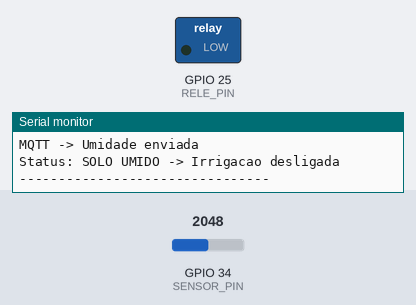
This sketch was run on a simulated ESP32. Shown: switched loads named in the sketch (green lamp = pin HIGH), the last lines printed to the serial monitor. Inputs (shaded band) come from the test bench; at power-on: GPIO 34 (SENSOR_PIN) = 2048. WiFi joins after 1.5 s; servers stay silent unless stated; random numbers use the default seed unless the sketch sets one; no MQTT or app messages arrive unless stated.

Above: at 4.7 s.
4.8 s: GPIO 34 (SENSOR_PIN) set to 1974
At 7.6 s:
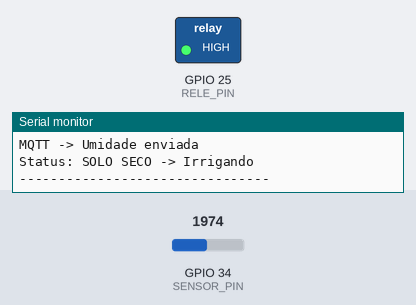
8.6 s: GPIO 34 (SENSOR_PIN) set to 2040
At 10.1 s:
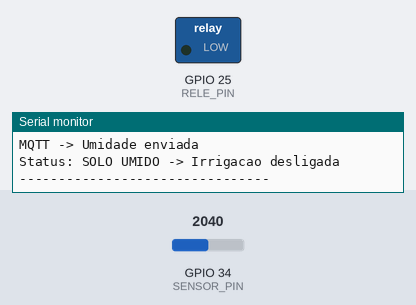
12.4 s: GPIO 34 (SENSOR_PIN) set to 1960
At 13.7 s:
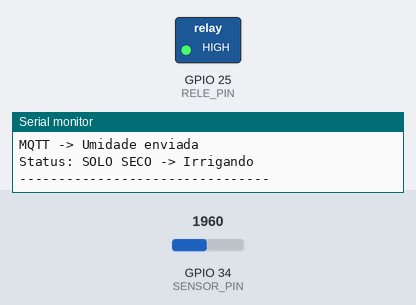
Timing chart, 0 to 15.4 s (numbered marks = the images above; inputs shaded):
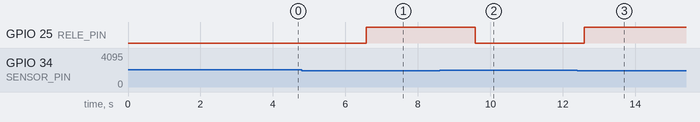

The sketch:

sketch.ino
```cpp
#include <WiFi.h>
#include <PubSubClient.h>

#define SENSOR_PIN 34
#define RELE_PIN 25

// =====================
// CONFIGURAÇÃO WIFI
// =====================
const char* ssid = "Wokwi-GUEST";
const char* password = "";

// =====================
// CONFIGURAÇÃO MQTT
// =====================
const char* mqtt_server = "broker.emqx.io";
const int mqtt_port = 1883;

WiFiClient espClient;
PubSubClient client(espClient);

int valorUmidade = 0;

// =====================
// CONEXÃO WIFI
// =====================
void setupWifi() {

  Serial.println("Conectando ao WiFi...");

  WiFi.begin(ssid, password);

  while (WiFi.status() != WL_CONNECTED) {
    delay(500);
    Serial.print(".");
  }

  Serial.println();
  Serial.println("================================");
  Serial.println("WiFi conectado!");
  Serial.print("IP: ");
  Serial.println(WiFi.localIP());
  Serial.println("================================");
}

// =====================
// CONEXÃO MQTT
// =====================
void reconnectMQTT() {

  while (!client.connected()) {

    Serial.println("Conectando ao Broker MQTT...");

    String clientId = "ESP32-Irrigacao-";
    clientId += String(random(1000));

    if (client.connect(clientId.c_str())) {

      Serial.println("MQTT conectado com sucesso!");
      Serial.println("================================");

    } else {

      Serial.print("Falha MQTT. Codigo: ");
      Serial.println(client.state());

      Serial.println("Tentando novamente em 2 segundos...");
      delay(2000);
    }
  }
}

// =====================
// SETUP
// =====================
void setup() {

  Serial.begin(115200);
  delay(2000);

  pinMode(RELE_PIN, OUTPUT);

  Serial.println("================================");
  Serial.println("Sistema de Irrigacao Inteligente");
  Serial.println("================================");

  setupWifi();

  client.setServer(mqtt_server, mqtt_port);
}

// =====================
// LOOP PRINCIPAL
// =====================
void loop() {

  if (!client.connected()) {
    reconnectMQTT();
  }

  client.loop();

  valorUmidade = analogRead(SENSOR_PIN);

  Serial.print("Umidade do solo: ");
  Serial.println(valorUmidade);

  // Publica valor do sensor
  String msgUmidade = String(valorUmidade);

  client.publish(
    "cidade/horta/umidade",
    msgUmidade.c_str()
  );

  Serial.println("MQTT -> Umidade enviada");

  // Lógica da irrigação
  if (valorUmidade < 2000) {

    digitalWrite(RELE_PIN, HIGH);

    Serial.println("Status: SOLO SECO -> Irrigando");

    client.publish(
      "cidade/horta/status",
      "SOLO SECO - Irrigando"
    );

  } else {

    digitalWrite(RELE_PIN, LOW);

    Serial.println("Status: SOLO UMIDO -> Irrigacao desligada");

    client.publish(
      "cidade/horta/status",
      "SOLO UMIDO - Irrigacao desligada"
    );
  }

  Serial.println("--------------------------------");

  delay(3000);
}
```

Measured:
- the behaviour switches between 2000 and 1999 on GPIO 34 (SENSOR_PIN) (found by bisection; images 0 and 1)
- after the input at 4.8 s, GPIO 25 (RELE_PIN): LOW → HIGH after 1.8 s
- after the input at 8.6 s, GPIO 25 (RELE_PIN): HIGH → LOW after 0.98 s
- after the input at 12.4 s, GPIO 25 (RELE_PIN): LOW → HIGH after 0.19 s
